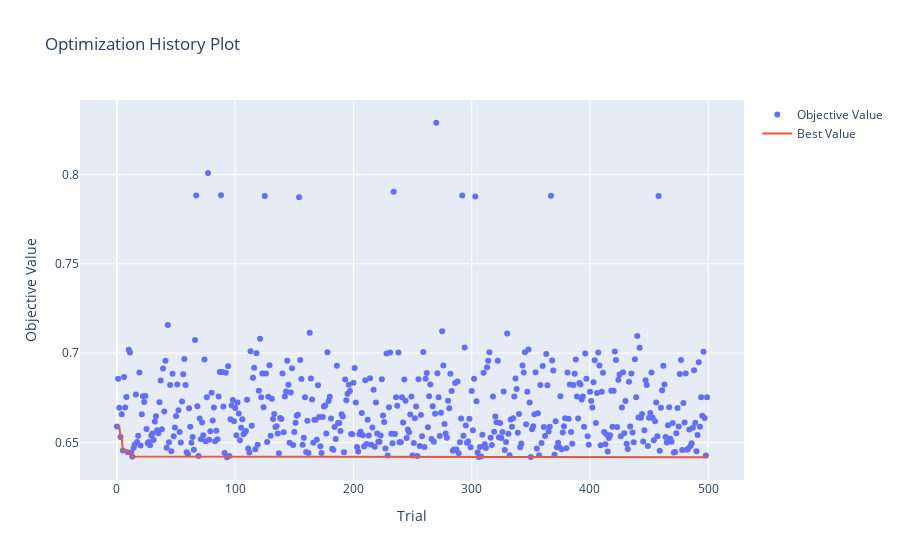

Notebook cell for this chart:
### Code cell
optuna.visualization.plot_optimization_history(study_opt_wss_bc)

### Figure 1 — Plotly figure (JSON) as saved in the notebook; plotly's stock layout.template omitted (floating-point values rounded to 4 significant figures; data arrays with more than 128 entries replaced by an {"elided": "..."} marker saying what was removed)
{"data": [{"mode": "markers", "name": "Objective Value", "type": "scatter", "x": {"elided": "500 int values"}, "y": {"elided": "500 float values"}}, {"mode": "lines", "name": "Best Value", "type": "scatter", "x": {"elided": "500 int values"}, "y": {"elided": "500 float values"}}, {"marker": {"color": "#cccccc"}, "mode": "markers", "name": "Infeasible Trial", "showlegend": false, "type": "scatter", "x": [], "y": []}], "layout": {"autosize": true, "title": {"text": "Optimization History Plot"}, "xaxis": {"autorange": true, "range": [-30.45, 529.4], "title": {"text": "Trial"}, "type": "linear"}, "yaxis": {"autorange": true, "range": [0.6262, 0.8445], "title": {"text": "Objective Value"}, "type": "linear"}}}
